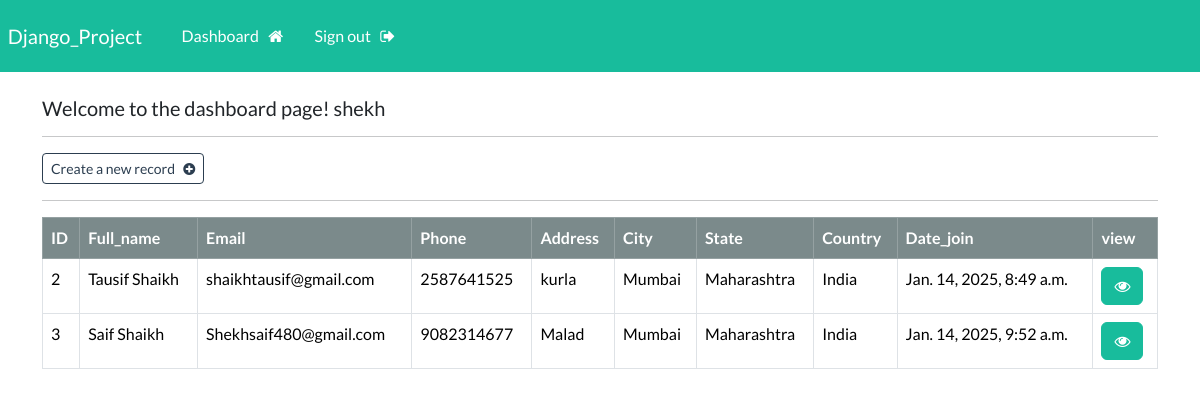
The page /dashboard (signed in) on the database its author committed.
### webapp/models.py (models this page shows, shortened)
class Record(models.Model):
    creation_date=models.DateTimeField(auto_now_add=True)
    first_name=models.CharField(max_length=100)
    last_name=models.CharField(max_length=100)
    email = models.CharField(max_length=255)
    phone = models.CharField(max_length=10)
    address = models.CharField(max_length=300)
    city = models.CharField(max_length=20)
    state = models.CharField(max_length=100)
    country = models.CharField(max_length=100)

### webapp/views.py (the view)
# urls.py: path('dashboard', views.dashboard, name='dashboard'),
@login_required(login_url='my-login')
def dashboard(request):
    my_records=Record.objects.all()
    context={'records':my_records}
    return render(request,'webapp/dashboard.html',context=context)

### webapp/templates/webapp/dashboard.html
{% extends "webapp/base.html" %}
{% block content %}
    <h5>Welcome to the dashboard page! {{user}}</h5>
    <hr>
    <a class="btn btn-outline-primary btn-sm" href="{%url 'create-record' %}">
        Create a new record &nbsp; <i class="fa fa-plus-circle" aria-hidden="true"></i>
    </a>
    <hr>
    <table class="table table-hover table-bordered">
        <thead class="table-dark">
            <tr>
                <th scope="col"> ID </th>
                <th scope="col"> Full_name </th>
                <th scope="col"> Email </th>
                <th scope="col"> Phone </th>
                <th scope="col"> Address </th>
                <th scope="col"> City </th>
                <th scope="col"> State </th>
                <th scope="col"> Country </th>
                <th scope="col"> Date_join </th>
                <th scope="col"> view </th>
            </tr>
        </thead>
        <tbody>
        {% if records %}
            {% for record in records %}
            <tr>
                <td>{{record.id}}</td>
                <td>{{record.first_name}} {{record.last_name}}</td>
                <td>{{record.email}}</td>
                <td>{{record.phone}}</td>
                <td>{{record.address}}</td>
                <td>{{record.city}}</td>
                <td>{{record.state}}</td>
                <td>{{record.country}}</td>
                <td>{{record.creation_date}}</td>
                <td><a class='btn btn-success' href="{% url 'record' record.id %}"><i class="fa fa-eye" aria-hidden="true"></i></a></td>
            </tr>
            {% endfor %}
        {% endif %}
        </tbody>
    </table>
{% endblock %}

### webapp/templates/webapp/base.html (shortened to what this page needs)
{% load static %}
<!DOCTYPE html>
<html>
    <head>
       <link rel="stylesheet" type='text/css' href="https://bootswatch.com/5/flatly/bootstrap.min.css">
       <link rel="stylesheet" type='text/css' href="{% static 'css/styles.css' %}">
       <link rel="stylesheet" href="https://cdnjs.cloudflare.com/ajax/libs/font-awesome/4.7.0/css/font-awesome.min.css">
    </head>
    <body>
        {% include "webapp/navbar.html" %}
         <div class="container">
            <br>
            {% block content %}
            {% endblock %}
        </div>
    </body>
</html>

### webapp/templates/webapp/navbar.html (shortened to what this page needs)
<nav class="navbar navbar-expand-lg navbar-dark bg-success justify-content-center">
    <a class="navbar-brand main-heading" href="{% url '' %}">
      &nbsp; Django_Project
    </a>
      <div class="collapse navbar-collapse text-center" id="navbarNavDropdown">
        <ul class="navbar-nav mr-auto">
          {% if user.is_authenticated %}
            <li class="nav-item">
              <a class="nav-link" href="{% url 'dashboard' %}">Dashboard &nbsp; <i class="fa fa-home" aria-hidden="true"></i> </a>
            </li>
            <li class="nav-item">
              <a class="nav-link" href="{% url 'user-logout' %}">Sign out &nbsp; <i class="fa fa-sign-out" aria-hidden="true"></i> </a>
            </li>
        </ul>
        {% endif %}
      </div>
  </nav>

### rows shown on the page
Record: id "2", first_name "Tausif", last_name "Shaikh", email "shaikhtausif@gmail.com", phone "2587641525", address "kurla", city "Mumbai", state "Maharashtra", country "India", creation_date "Jan. 14, 2025, 8:49 a.m."
Record: id "3", first_name "Saif", last_name "Shaikh", email "Shekhsaif480@gmail.com", phone "9082314677", address "Malad", city "Mumbai", state "Maharashtra", country "India", creation_date "Jan. 14, 2025, 9:52 a.m."

### other values the page prints
{{ user }} "shekh"
